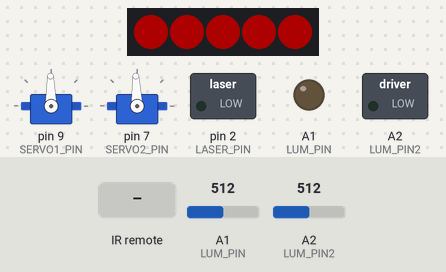
The sketch below on a simulated Arduino Uno, built with avr-gcc and run on an emulated ATmega328P. Parts: 5 RGB LEDs in strip order, left to right, 2 × servo, switched loads named in the sketch (green lamp = pin HIGH), output pins drawn as LEDs (lit = HIGH). Inputs (shaded band) come from the test bench; at power-on: A1 (LUM_PIN) = 512, A2 (LUM_PIN2) = 512. Dim RGB values are drawn brighter than linear; random numbers use the default seed unless the sketch sets one; what the sketch prints to the serial monitor is not drawn.

Above: at 1.2 s.
1.3 s: infrared code 0x46 received
At 11.62 s:
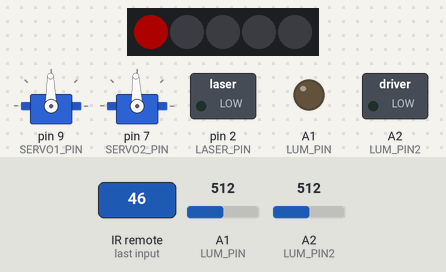
13.0 s: infrared code 0x15 received
At 23.3 s:
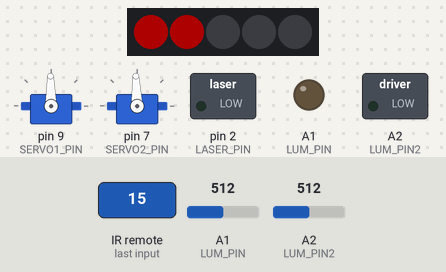
24.5 s: infrared code 0x44 received
At 34.99 s:
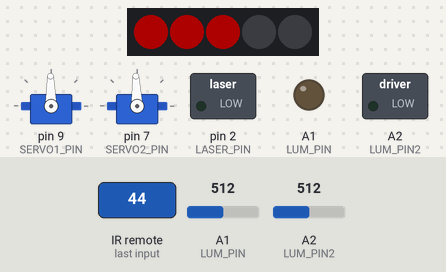
36.0 s: infrared code 0x43 received
At 46.67 s:
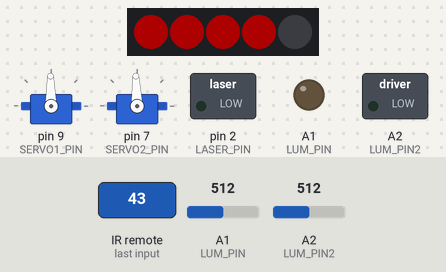
Timing chart, 0 to 59.8 s (numbered marks = the images above; inputs shaded):
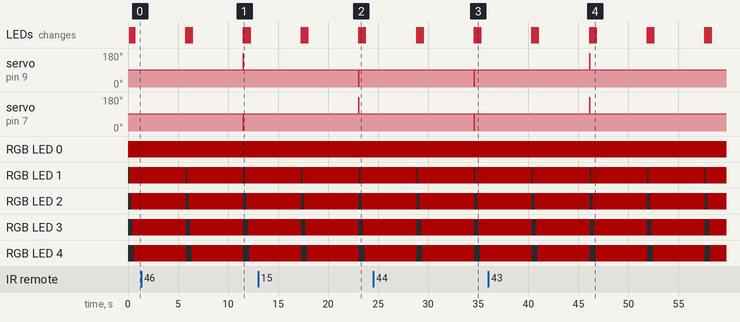

The sketch:

wall-hit.ino
```cpp
#include <IRremote.h>
#include <Servo.h>
#include <Adafruit_NeoPixel.h>
// ^ include des 3 library:
// - infra rouge (IRremote.h)
// - servo moteurs (Servo.h)
// - Ruban de leds (Adafruit_NeoPixel.h)

// DEFINITION PIN DE CONNEXION DU CAPTEUR INFRA ROUGE
#define IR_PIN        8

//DEFINITION PIN SERVO
#define SERVO1_PIN 9
#define SERVO2_PIN 7

// DEFINITION PIN LEDS
#define LED_PIN    A0

// DEFINITION NOMBRE DE LEDS
#define LED_COUNT  5

// DEFINITION DES PINS DE CONNEXION DU LAESR
#define LASER_PIN     2

//DEFINITION PIN CAPTEURS DE LUMIERE
#define LUM_PIN       A1
#define LUM_PIN2      A2

// DEFINITION DES BOUTONS DE LA TELECOMMANDE
#define FLECHE_HAUT   0x46
#define FLECHE_BAS    0x15
#define FLECHE_GAUCHE 0x44
#define FLECHE_DROITE 0x43
#define TOUCHE_1      0x16
#define TOUCHE_2      0x19
#define TOUCHE_3      0xD
#define TOUCHE_4      0xC
#define TOUCHE_5      0x18
#define TOUCHE_6      0x5E
#define TOUCHE_7      0x8
#define TOUCHE_8      0x1C
#define TOUCHE_9      0x5A
#define TOUCHE_0      0x52
#define TOUCHE_ETOILE 0x42
#define TOUCHE_DIESE  0x4A
#define TOUCHE_OK     0x40

// DELAI MAXIMUM AVANT EXTINCTION DU LASER EN mili seconde
#define MAX_DURATION 800

// variable "myservo1" et "myservo2" pour manipuler les servo moteurs
Servo myservo1;
Servo myservo2;

// variable "timervar" pour mesurer le temps ecouler avant d'eteindre le laser
long timevar = 0;
// variable "timervar2" pour mesurer le temps ecouler après "mort" du robot
long timevar2 = 0;
// variable "mode_auto"
int mode_auto = 0;
// variable "nombre_aleatoire" contenant un nombre aléatoire modifié à chaque tour de la fonction loop()
int nombre_aleatoire = 0;

// variable "strip" pour manipuler le ruban de leds
Adafruit_NeoPixel strip(LED_COUNT, LED_PIN, NEO_GRB + NEO_KHZ800);

void setup()
{
    //////////////////// INITIALISATION ////////////////////

    // initialisation moniteur serie
    Serial.begin(9600);

    // initialisation leds
    strip.begin();
    strip.show();
    strip.setBrightness(50);

    // initialisation infra rouge
    Serial.println("Enabling IR");
    IrReceiver.begin(IR_PIN, ENABLE_LED_FEEDBACK);
    Serial.println("Enabled IR");

    // initialisation nombres aléatoires
    randomSeed(analogRead(A2));

    // initialisation servo
    myservo1.attach(SERVO1_PIN);
    myservo2.attach(SERVO2_PIN);

    // initialisation capteur luminosité 1
    pinMode(LUM_PIN, INPUT);
    analogWrite(LUM_PIN, LOW);
    // initialisation capteur luminosité 2
    pinMode(LUM_PIN2, INPUT);
    analogWrite(LUM_PIN2, LOW);

    // initialisation laser
    pinMode(LASER_PIN, OUTPUT);
    //////////////////// FIN D'INITIALISATION ////////////////////
}

// Fonction "set_led_color" qui prend 3 parametres (3 variables numériques entre 0 et 255) et applique cette couleur aux leds
void set_led_color(int red, int green, int blue)
{
    // crée une varaible "color" qui contient les informations des niveau de rouge de vert et de bleu
    int32_t color = strip.Color(red, green, blue);
    Serial.print("set led color");
    // boucle "for" pour itérer sur chaque led du ruban
    for(int i = 0; i < strip.numPixels(); i = i + 1)
    {
        // defini la couleur "color" pour la led numero "i"
        strip.setPixelColor(i, color);
        // applilque la couleur definie
        strip.show();
        // pause de 0,150 seconde
        delay(150);
    }
}

// Fonction "eteindre_leds" qui eteind toutes les leds
void eteindre_leds()
{
    int32_t color = strip.Color(0, 0, 0);
    Serial.print("set led color");
    for(int i = 0; i < strip.numPixels(); i = i + 1)
    {
      strip.setPixelColor(i, color);
      strip.show();
    }
}

//Fonction "avancer" qui fait tourner les servomoteurs pour faire avancer le robot
void avancer()
{
    myservo1.write(181);
    myservo2.write(2);
}

//Fonction "arreter" qui stop les servomoteurs pour arreter le robot
void arreter()
{
    myservo1.write(91);
    myservo2.write(92);
}

//Fonction "Droite" qui fait tourner les servomoteurs pour faire tourner à droite le robot
void Droite()
{
    myservo1.write(181);
    myservo2.write(182);
}
//Fonction "Gauche" qui fait tourner les servomoteurs pour faire tourner à gauche le robot
void Gauche()
{
    myservo1.write(1);
    myservo2.write(2);
}
//Fonction "Reculer" qui fait tourner les servomoteurs pour faire reculer le robot
void Reculer()
{
    myservo1.write(1);
    myservo2.write(182);
}

// Fonction qui arrete le laser
void stop_laser()
{
    digitalWrite(LASER_PIN, 0);
}

// Fonction qui allume le laser
void start_laser()
{
    digitalWrite(LASER_PIN, 1);
}

// Fonction "Mort" qui arrete le depacement du robot et allume les leds en rouge pendant 5 secondes
void Mort()
{
    Serial.println("fonction Mort");
    arreter();
    stop_laser();
    set_led_color(255, 0, 0);
    // pause de 5 secondes
    delay(5 * 1000);
    eteindre_leds();
}


// Fonction "automatic_mode" qui appelle aléatoirement une fonction de deplacement en fonction de la valeur du nombre_aleatoire
void  automatic_mode()
{
    // la fonction millis() retorune le temps ecoulé depuis l'allumage du Arduino ce qui permet de verifier si 1 seconde s'est écoulée avec la condition "millis() - timevar2 > 1000"
    if (millis() - timevar2 > 1000)
    {
        // appelle set_led_color avec 3 valeurs aléatoires entre 0 et 255
        set_led_color(random(0, 255), random(0, 255), random(0, 255));
        if (nombre_aleatoire == 0)
        {
           avancer();
        }
        else if (nombre_aleatoire == 1)
        {
            Reculer();
        }
        else if (nombre_aleatoire == 2)
        {
            Gauche();
        }
        else if (nombre_aleatoire == 3)
        {
            Droite();
        }
        else if (nombre_aleatoire == 4)
        {
            arreter();
        }
        // on met à jour la varriable timevar2 avec la valeur de temps actuel
        timevar2 = millis();
    }
}

void loop()
{
    // on lit les valeurs des capteurs de lumière
    long light = analogRead(LUM_PIN);
    long light2 = analogRead(LUM_PIN2);

    // on ecrit sur le moniteur les relevés des capteurs de lumière
    Serial.print("light1 = ");
    Serial.println(light);
    Serial.print("light2 = ");
    Serial.println(light2);

    // si laser capté sur capteur1 appel la fonction mort
    if(light >= 75)
    {
        Mort();
    }
    // si laser capté sur capteur2 appel la fonction mort
    if(light2 >= 75)
    {
        Mort();
    }
    // generation d'un nombre aléatoire entre 0 et 5
    nombre_aleatoire = random(0, 5);

    // si la variable mode_auto est differente de 0 appel de la fonction "automatic_mode"
    if (mode_auto != 0)
    {
        automatic_mode();
    }

    // si quelquechose a été recu par la capteur infrarouge
    if (IrReceiver.decode())
    {
        // test toutes les touches pour savoir la quelle à ete appuyé
        if (IrReceiver.decodedIRData.command == FLECHE_HAUT)
        {
            Serial.println("touche: FLECHE_HAUT");
            avancer();
        }
        else if (IrReceiver.decodedIRData.command == FLECHE_BAS)
        {
            Serial.println("touche: FLECHE_BAS");
            Reculer();
        }
        else if (IrReceiver.decodedIRData.command == FLECHE_GAUCHE)
        {
            Serial.println("touche: FLECHE_GAUCHE");
            Gauche();
        }
        else if (IrReceiver.decodedIRData.command == FLECHE_DROITE)
        {
            Serial.println("touche: FLECHE_DROITE");
            Droite();
        }
        else if (IrReceiver.decodedIRData.command == TOUCHE_1)
        {
            Serial.println("touche: TOUCHE_1");

        }
        else if (IrReceiver.decodedIRData.command == TOUCHE_2)
        {
            Serial.println("touche: TOUCHE_2");

        }
        else if (IrReceiver.decodedIRData.command == TOUCHE_3)
        {
            Serial.println("touche: TOUCHE_3");

        }
        else if (IrReceiver.decodedIRData.command == TOUCHE_4)
        {
            Serial.println("touche: TOUCHE_4");

        }
        else if (IrReceiver.decodedIRData.command == TOUCHE_5)
        {
            Serial.println("touche: TOUCHE_5");

        }
        else if (IrReceiver.decodedIRData.command == TOUCHE_6)
        {
            Serial.println("touche: TOUCHE_6");

        }
        else if (IrReceiver.decodedIRData.command == TOUCHE_7)
        {
            Serial.println("touche: TOUCHE_7");
            set_led_color(0, 255, 0);

        }
        else if (IrReceiver.decodedIRData.command == TOUCHE_8)
        {
            Serial.println("touche: TOUCHE_8");
            set_led_color(0, 0, 255);
        }
        else if (IrReceiver.decodedIRData.command == TOUCHE_9)
        {
            Serial.println("touche: TOUCHE_9");
            set_led_color(255, 0, 255);

        }
        else if (IrReceiver.decodedIRData.command == TOUCHE_0)
        {
            Serial.println("touche: TOUCHE_0");
            arreter();
        }
        else if (IrReceiver.decodedIRData.command == TOUCHE_ETOILE)
        {
            Serial.println("touche: TOUCHE_ETOILE");
            arreter();
            mode_auto = 0;
            eteindre_leds();
        }
        else if (IrReceiver.decodedIRData.command == TOUCHE_DIESE)
        {
            Serial.println("touche: TOUCHE_DIESE");
            mode_auto = 1;
        }
        else if (IrReceiver.decodedIRData.command == TOUCHE_OK)
        {
            start_laser();
            Serial.println("touche: TOUCHE_OK");
        }
        IrReceiver.resume();
    }

    // la fonction millis() retorune le temps ecoulé depuis l'allumage du Arduino ce qui permet de verifier si 0.8 seconde s'est écoulée avec la condition "millis() - timevar > 800"
    if (millis() - timevar > MAX_DURATION)
    {
        // on met à jour la variable timevar pour le prochaine appel
        timevar = millis();
        IrReceiver.stop();
        stop_laser();
        IrReceiver.start();
    }
}
```

Measured:
- after the input at 1.3 s, servo on pin 9 (SERVO1_PIN): 91° → 180° after 10.2 s, → 91° 0.01 s later; servo on pin 7 (SERVO2_PIN): 92° → 2° after 10.2 s, → 92° 0.01 s later
- after the input at 13.0 s, servo on pin 9 (SERVO1_PIN): 91° → 1° after 10.1 s, → 91° 0.01 s later; servo on pin 7 (SERVO2_PIN): 92° → 180° after 10.1 s, → 92° 0.01 s later
- after the input at 24.5 s, servo on pin 9 (SERVO1_PIN): 91° → 1° after 10.1 s, → 91° 0.01 s later; servo on pin 7 (SERVO2_PIN): 92° → 2° after 10.1 s, → 92° 0.01 s later
- after the input at 36.0 s, servo on pin 9 (SERVO1_PIN): 91° → 180° after 10.1 s, → 91° 0.01 s later; servo on pin 7 (SERVO2_PIN): 92° → 180° after 10.1 s, → 92° 0.01 s later
